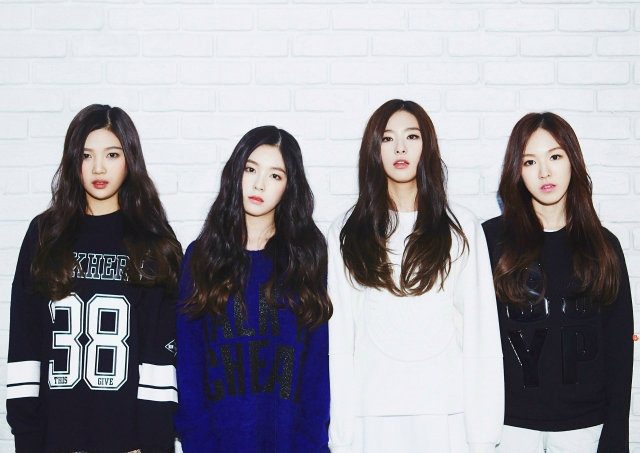
#> input picture image/redvelvet.jpg, 1280 x 906 px (shown at 1/2 size)
$ python image_face_crown.py
#> lines starting #> are read from the running program, lines starting #| are printed output that depends on the picture; after the words box and inside, x2 and y2 are one past the last pixel; in counts of white or black regions, pixels touching at a corner belong together
# 설치한 OpenCV 패키지 불러오기
import cv2

# 분석하기 위한 이미지 불러오기
image = cv2.imread("image/redvelvet.jpg", cv2.IMREAD_COLOR)
#> image is the input picture: shape (906, 1280, 3); mean B, G, R 156, 148.1, 149.6

# 흑백사진으로 변경
gray = cv2.cvtColor(image, cv2.COLOR_BGR2GRAY)
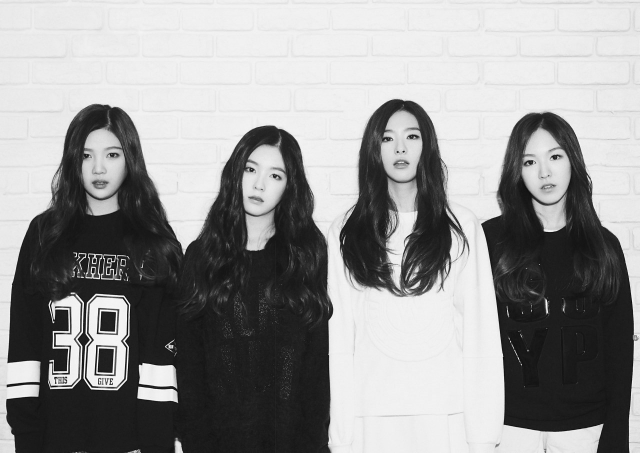
#> gray: shape (906, 1280) (shown at 1/2 size); min 0, max 255, mean 149.5

# 변환한 흑백사진으로부터 히스토그램 평활화
gray = cv2.equalizeHist(gray)
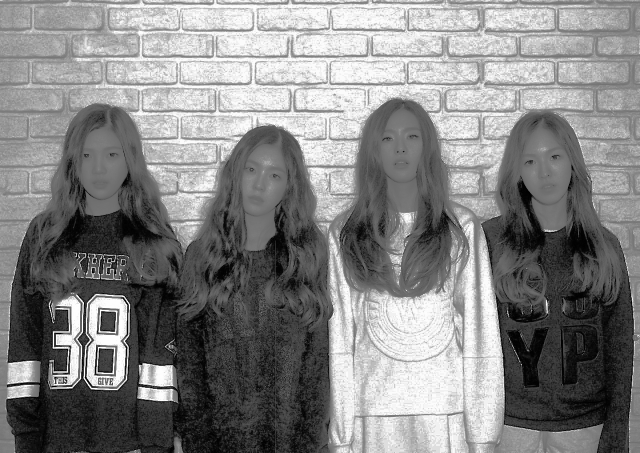
#> gray: shape (906, 1280) (shown at 1/2 size); min 0, max 255, mean 131.6

# 얼굴을 변경할 이모티콘 이미지
emoticon_image = cv2.imread("image/crown.png", cv2.IMREAD_COLOR)
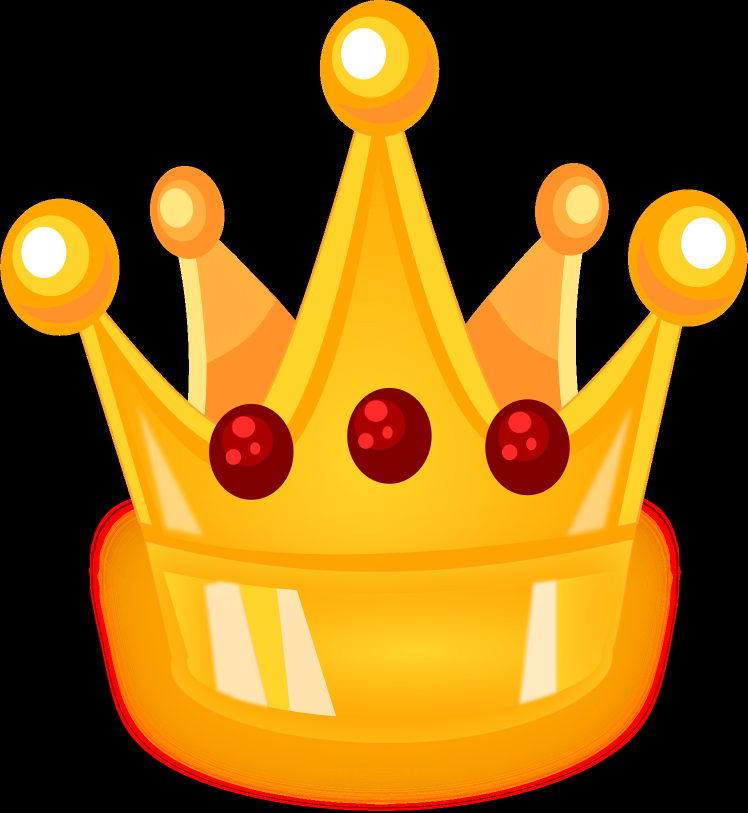
#> input picture image/crown.png, 1495 x 1625 px (shown at 1/2 size)
#> emoticon_image is the input picture: shape (1625, 1495, 3); mean B, G, R 18.5, 92.8, 137.2

if image is None: raise Exception("이미지 읽기 실패")

# 학습된 얼굴 정면검출기 사용하기
face_cascade = cv2.CascadeClassifier("data/haarcascade_frontalface_alt2.xml")

# 얼굴 검출 수행(정확도 높이는 방법의 아래 파라미터를 조절함)
# 얼굴 검출은 히스토그램 평황화한 이미지 사용
# scaleFactor : 1.1
# minNeighbors : 인근 유사 픽셀 발견 비율이 2번 이상
# flags : 0 => 더이상 사용하지 않는 인자값
# 분석할 이미지의 최소 크기 : 가로 100, 세로 100
faces = face_cascade.detectMultiScale(gray, 1.1, 2, 0, (100, 100))
#> faces = [[741, 231, 120, 120], [140, 265, 122, 122], [1025, 272, 124, 124], [459, 295, 130, 130]]

# 인식된 얼굴의 수
facesCnt = len(faces)
#> facesCnt = 4

# 인식된 얼굴의 수 출력
print(len(faces))
#| 4

# 얼굴이 검출되었다면,
if facesCnt > 0:

    # 검출된 얼굴의 수만큼 반복하여 실행함
    for face in faces:

        # 얼굴 위치 값을 가져오기
        x, y, w, h = face

        # 이모티콘 이미지를 얼굴 영역 크기의 사이즈로 변경하며, 얼굴 영역 크기에 맞추고
        # 얼굴 영역의 이미지를 이모티콘 이미지로 변경
        face_image = cv2.resize(emoticon_image, (w, h), interpolation=cv2.INTER_AREA)

        # 원본이미지에 이모티콘 처리한 얼굴 이미지 붙이기
        image[y-h:y, x:x + w] = face_image

        print("x : ", x," y : ", y, " w : ", w, " h : ", h)
#> this loop made 4 passes
#| x :  741  y :  231  w :  120  h :  120
#| x :  140  y :  265  w :  122  h :  122
#| x :  1025  y :  272  w :  124  h :  124
#| x :  459  y :  295  w :  130  h :  130
#> pass 1, `face_image = cv2.resize(emoticon_image, (w, h), interpolation=cv2.INTE..`:
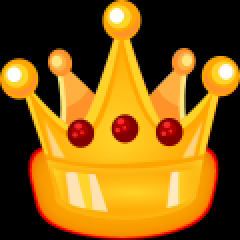
#> face_image: shape (120, 120, 3) (shown 2 times larger); mean B, G, R 18.5, 92.8, 137.2
#> pass 2, `face_image = cv2.resize(emoticon_image, (w, h), interpolation=cv2.INTE..`:
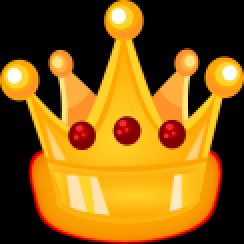
#> face_image: shape (122, 122, 3) (shown 2 times larger); mean B, G, R 18.5, 92.8, 137.2
#> pass 3, `face_image = cv2.resize(emoticon_image, (w, h), interpolation=cv2.INTE..`:
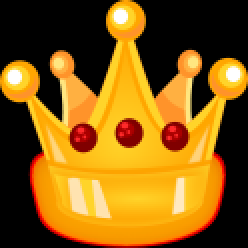
#> face_image: shape (124, 124, 3) (shown 2 times larger); mean B, G, R 18.5, 92.8, 137.2
#> after the loop:
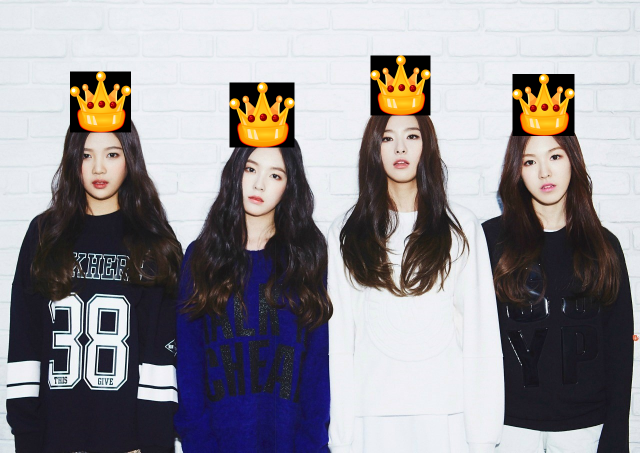
#> image: shape (906, 1280, 3) (shown at 1/2 size); 5.31% of pixels changed, all inside (x1, y1, x2, y2) = (140, 111, 1149, 295)

    # 이모티콘 처리된 이미지 파일 생성하기
    cv2.imwrite("result/redvelvet_crown.jpg", image)

    # 이모티콘 처리된 이미지 보여주기
    cv2.imshow("emoticon_image", cv2.imread("result/redvelvet_crown.jpg", cv2.IMREAD_COLOR))

else:
    print("얼굴 미검출")

# 입력받는 것 대기하기, 작성안하면, 결과창이 바로 닫힘
cv2.waitKey(0)
